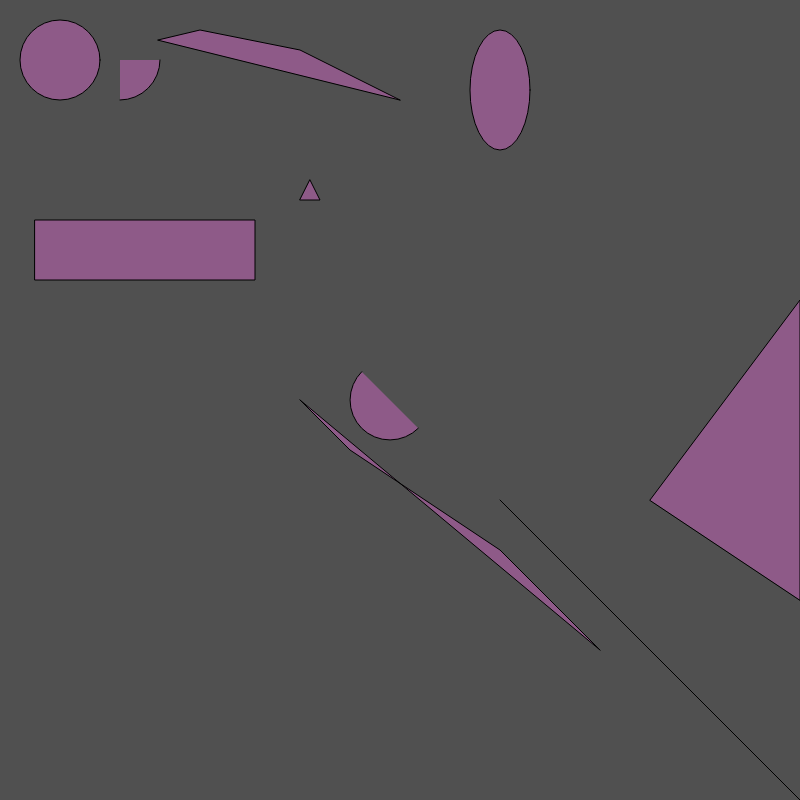
Frame 1 (no input)
Frame 60 (no input): identical to frame 1, image omitted
Frame 120 (the mouse pressed at the canvas centre since frame 60): identical to frame 1, image omitted

The p5.js sketch that drew this single still picture (run headless with seeded random() and noise() and a simulated clock; from frame 60 on, the mouse is pressed at the canvas centre):

// p5.js sketch
// ── sketch.js

// Setup code goes here
function setup() {
  createCanvas(800, 800);

 }


// Draw code goes here
function draw() {
  background(80);


  fill(204, 101, 192, 127);
  rect(35, 220, 220, 60);
  ellipse(60, 60, 80, 80);
  triangle(300, 200, 320, 200, 310, 180);
  arc(120, 60, 80, 80, 0, HALF_PI);
  line(500, 500, 800, 800);
  quad(300, 400, 350, 450, 500, 550, 600, 650);
  ellipse(500, 90, 60, 120);
  quad(158, 40, 200, 30, 300, 50, 400, 100);
  triangle(800, 600, 800, 300, 650, 500);
  arc(390, 400, 80, 80, QUARTER_PI, PI+QUARTER_PI);
  

}
